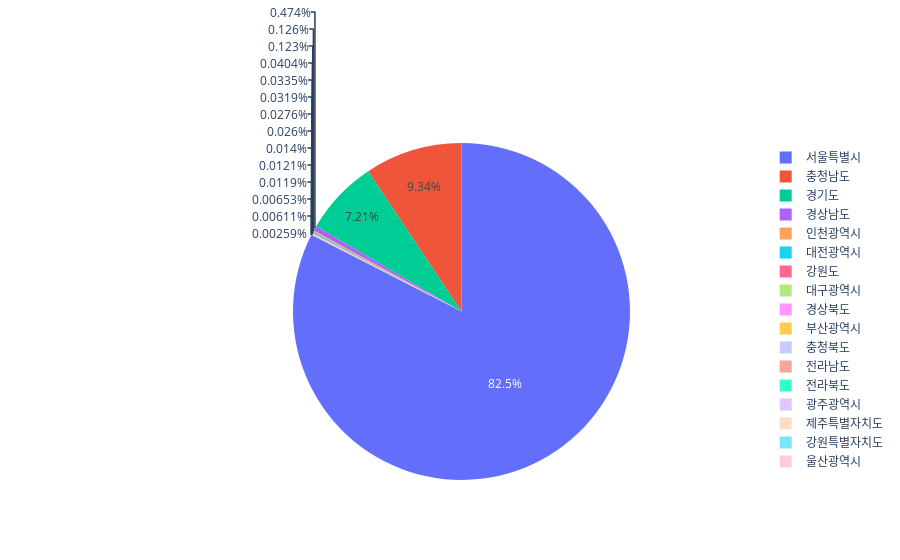

Source (notebook cell):
### Code cell
top_10_date = list(sort_v.index[:10])
print(top_10_date)
q_land = land_data.query(f"계약일자 in {top_10_date}")
print(q_land)
fig6 = px.pie(q_land,names=q_land['지역구분'],values=q_land['대장금액(원)'])
fig6.show()

### Figure 1 — Plotly figure (JSON) as saved in the notebook; plotly's stock layout.template omitted (floating-point values rounded to 4 significant figures; data arrays with more than 128 entries replaced by an {"elided": "..."} marker saying what was removed)
{"data": [{"domain": {"x": [0, 1], "y": [0, 1]}, "hovertemplate": "지역구분=%{label}<br>대장금액(원)=%{value}<extra></extra>", "labels": {"elided": "947 str values"}, "legendgroup": "", "name": "", "showlegend": true, "type": "pie", "values": {"elided": "947 int values"}}], "layout": {"legend": {"tracegroupgap": 0}, "margin": {"t": 60}}}
